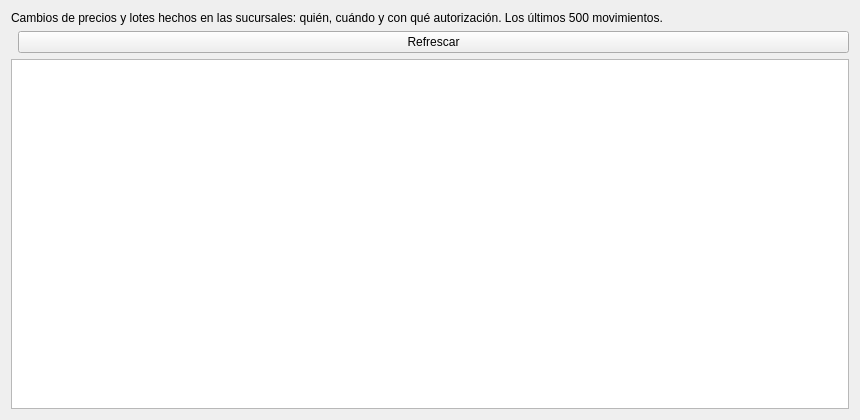
<?xml version="1.0" encoding="UTF-8"?>
<ui version="4.0">
 <class>BitacoraPage</class>
 <widget class="QWidget" name="BitacoraPage">
  <property name="geometry">
   <rect><x>0</x><y>0</y><width>860</width><height>420</height></rect>
  </property>
  <layout class="QVBoxLayout" name="verticalLayout">
   <item>
    <widget class="QLabel" name="labelAyuda">
     <property name="wordWrap"><bool>true</bool></property>
     <property name="text"><string>Cambios de precios y lotes hechos en las sucursales: quién, cuándo y con qué autorización. Los últimos 500 movimientos.</string></property>
    </widget>
   </item>
   <item>
    <layout class="QHBoxLayout" name="botonesLayout">
     <item><spacer name="spacer"><property name="orientation"><enum>Qt::Horizontal</enum></property></spacer></item>
     <item><widget class="QPushButton" name="btnRefrescar"><property name="text"><string>Refrescar</string></property></widget></item>
    </layout>
   </item>
   <item>
    <widget class="QTableView" name="tableView"/>
   </item>
  </layout>
 </widget>
 <resources/>
 <connections/>
</ui>
